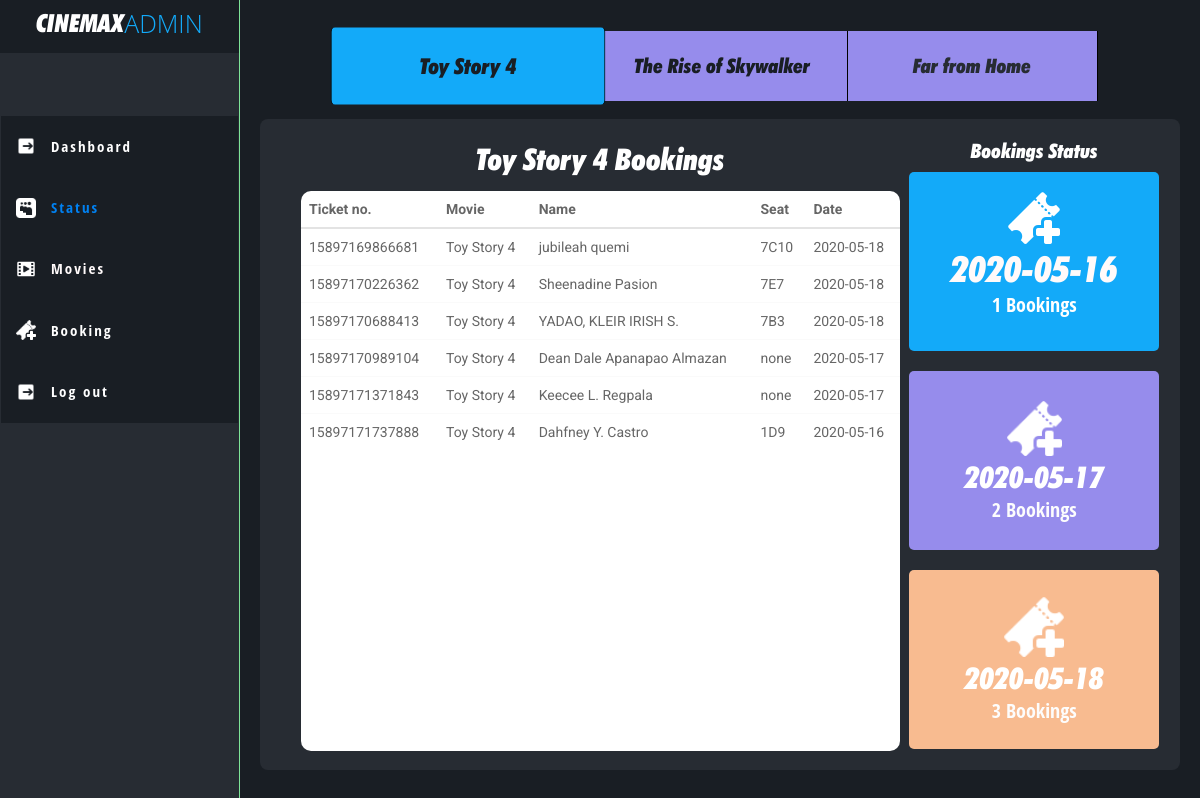
The page /admin/status.php on the database its author committed.
### tables this page shows
CREATE TABLE `movies` (
  `Movie_ID` int(11) NOT NULL,
  `Title` varchar(255) NOT NULL,
  `Genre1` varchar(255) NOT NULL,
  `Genre2` varchar(255) NOT NULL,
  `Genre3` varchar(255) NOT NULL,
  `Description` varchar(255) NOT NULL,
  `Ratings` varchar(255) NOT NULL,
  `Thumbnail` varchar(255) NOT NULL,
  `BG_image` varchar(255) NOT NULL,
  `Trailer` varchar(255) NOT NULL,
  `Date1` date NOT NULL,
  `Date2` date NOT NULL,
  `Date3` date NOT NULL
);

CREATE TABLE `bookings` (
  `id` int(11) NOT NULL,
  `title` varchar(255) NOT NULL,
  `ticket_number` varchar(255) NOT NULL,
  `name` varchar(255) NOT NULL,
  `seat` varchar(255) NOT NULL,
  `email` varchar(255) NOT NULL,
  `number` varchar(255) NOT NULL,
  `date` varchar(255) NOT NULL,
  `time` varchar(255) NOT NULL,
  `date_book` varchar(255) NOT NULL,
  `booking_status` varchar(255) NOT NULL
);

### admin/status.php (the view, shortened to what this page needs)
<?php
  $servername = "localhost";
  $username = "root";
  $password = "";
  $db_name = "cinemax";
  $conn = mysqli_connect($servername,$username,$password);
  mysqli_select_db($conn, $db_name);
?>
<!DOCTYPE html>
<html data-wf-page="5eaac59efbbd830b4ac686be" data-wf-site="5eaa311216b9f050fa20406b">
<head>
  <link href="css/normalize.css" rel="stylesheet" type="text/css">
  <link href="css/webflow.css" rel="stylesheet" type="text/css">
  <link href="css/try-6b7020-b8b88554ecad43-10045637b9369.webflow.css" rel="stylesheet" type="text/css">
    <link href="https://cdnjs.cloudflare.com/ajax/libs/twitter-bootstrap/3.4.1/css/bootstrap.min.css" rel="stylesheet" />
  <link href="assets/css/fresh-bootstrap-table.css" rel="stylesheet" />
  <link href="https://use.fontawesome.com/releases/v5.6.3/css/all.css" rel="stylesheet">
</head>
<body>
  <div class="content-wrapper">
    <div class="div-block-23">
      <div data-duration-in="300" data-duration-out="100" class="tabs w-tabs">
        <div class="tabs-menu w-tab-menu">
          <a data-w-tab="Tab 1" class="tablink w-inline-block w-tab-link w--current">
          <?php
            $movie1 = mysqli_query($conn, "SELECT Title,Date1,Date2,Date3 FROM movies WHERE Movie_ID = 1");
            $movies1 = mysqli_fetch_assoc($movie1);
          ?>
            <div class="text-block-5"><?php echo $movies1['Title']; ?></div>
          </a>
          <a data-w-tab="Tab 2" class="tablink w-inline-block w-tab-link">
          <?php
            $movie2 = mysqli_query($conn, "SELECT Title,Date1,Date2,Date3 FROM movies WHERE Movie_ID = 2");
            $movies2 = mysqli_fetch_assoc($movie2);
          ?>
            <div class="text-block-5"><?php echo $movies2['Title']; ?></div>
          </a>
          <a data-w-tab="Tab 3" class="tablink w-inline-block w-tab-link">
          <?php
            $movie3 = mysqli_query($conn, "SELECT Title,Date1,Date2,Date3 FROM movies WHERE Movie_ID = 3");
            $movies3 = mysqli_fetch_assoc($movie3);
          ?>
            <div class="text-block-7"><?php echo $movies3['Title']; ?></div>
          </a>
        </div>
        <div class="tabs-content w-tab-content">
          <div data-w-tab="Tab 1" class="tab-pane-tab-1 w-tab-pane w--tab-active">
            <div class="div-block-35">
              <div class="div-table-movie1">
                <h1 class="heading-23"><?php echo $movies1['Title']; ?> Bookings</h1>
                <div class="div-block-39">
                <div class="fresh-table toolbar-color-azure">
  <table id="fresh-table1" class="table">
    <thead>
      <th data-field="ticket">Ticket no.</th>
      <th data-field="title">Movie</th>
      <th data-field="name">Name</th>
      <th data-field="seat">Seat</th>
      <th data-field="date">Date</th>
    </thead>
    <tbody>
    <?php
      $movie1table = mysqli_query($conn, "SELECT title,ticket_number,name,seat,date FROM bookings WHERE title = ".'"'.$movies1['Title'].'"');
      while($rows=mysqli_fetch_assoc($movie1table))
      {
    ?>
      <tr>
        <td><?php echo $rows['ticket_number']; ?></td>
        <td><?php echo $rows['title']; ?></td>
        <td><?php echo $rows['name']; ?></td>
        <td><?php echo $rows['seat']; ?></td>
        <td><?php echo $rows['date']; ?></td>
      </tr>
      <?php
      }
      ?>
    </tbody>
  </table>
</div>
                </div>
              </div>
              <div class="div-block-37">
                <h1 class="heading-22">Bookings Status</h1>
                <?php
                  $movie1date1 = mysqli_query($conn, "SELECT COUNT(date) as total FROM bookings WHERE date = ".'"'.$movies1['Date1'].'"');
                  $m1d1 = mysqli_fetch_assoc($movie1date1);
                ?>
                <div class="div _1"><img src="images/new_ticket_52px_1new_ticket_52px.png" alt="">
                  <h2 class="movies"><?php echo $movies1['Date1']; ?></h2>
                  <h1 class="totalmovie"><?php echo $m1d1['total']; ?> Bookings</h1>
                </div>
                <?php
                  $movie1date2 = mysqli_query($conn, "SELECT COUNT(date) as total FROM bookings WHERE date = ".'"'.$movies1['Date2'].'"');
                  $m1d2 = mysqli_fetch_assoc($movie1date2);
                ?>
                <div class="div _2"><img src="images/new_ticket_52px_1new_ticket_52px.png" width="55" alt="">
                  <h2 class="heading-11 bookings"><?php echo $movies1['Date2']; ?></h2>
                  <h1 class="heading-13"><?php echo $m1d2['total']; ?> Bookings</h1>
                </div>
                <?php
                  $movie1date3 = mysqli_query($conn, "SELECT COUNT(date) as total FROM bookings WHERE date = ".'"'.$movies1['Date3'].'"');
                  $m1d3 = mysqli_fetch_assoc($movie1date3);
                ?>
                <div class="div _4 div-block-38"><img src="images/new_ticket_52px_1new_ticket_52px.png" width="60" alt="">
                  <h2 class="heading-11 users"><?php echo $movies1['Date3']; ?></h2>
                  <h1 class="heading-13 users"><?php echo $m1d3['total']; ?> Bookings</h1>
                </div>
              </div>
            </div>
          </div>
        </div>
      </div>
    </div>
  </div>
  <div class="div-nav">
    <div class="div-logo">
      <h1 class="heading-7">CINEMAX</h1>
      <h1 class="heading-8">ADMIN</h1>
    </div>
    <div class="nav-div">
      <div data-collapse="medium" data-animation="default" data-duration="400" class="navbar w-nav">
        <div class="container w-container">
          <nav role="navigation" class="nav-menu w-nav-menu">
            <a href="dashboard.php" class="nav-link dashboard w-nav-link" style="max-width: 1500px;">Dashboard</a>
            <a href="status.php" aria-current="page" class="nav-link status w-nav-link w--current">Status</a>
            <a href="movies.php" class="nav-link movies w-nav-link">Movies</a>
            <a href="bookings.php" class="nav-link booking w-nav-link">Booking</a>
          </nav>
          <a href="index.php" class="nav-link logout w-nav-link">Log out</a></div>
      </div>
    </div>
  </div>
</body>
</html>

### admin/css/webflow.css (style rules this page uses)
* { -webkit-box-sizing: border-box; -moz-box-sizing: border-box; box-sizing: border-box; }
html { height: 100%; }
body { margin: 0; min-height: 100%; background-color: #fff; font-family: Arial, sans-serif; font-size: 14px; line-height: 20px; color: #333; }
img { max-width: 100%; vertical-align: middle; display: inline-block; }
.w-inline-block { max-width: 100%; display: inline-block; }
h1, h2, h3, h4, h5, h6 { font-weight: bold; margin-bottom: 10px; }
h1 { font-size: 38px; line-height: 44px; margin-top: 20px; }
h2 { font-size: 32px; line-height: 36px; margin-top: 20px; }
.w-container { margin-left: auto; margin-right: auto; max-width: 940px; }
.w-container:before, .w-container:after { content: " "; display: table; grid-column-start: 1; grid-row-start: 1; grid-column-end: 2; grid-row-end: 2; }
.w-container:after { clear: both; }
.w-nav { position: relative; background: #dddddd; z-index: 1000; }
.w-nav:before, .w-nav:after { content: " "; display: table; grid-column-start: 1; grid-row-start: 1; grid-column-end: 2; grid-row-end: 2; }
.w-nav:after { clear: both; }
.w-nav-link { position: relative; width: 100%; display: inline-block; vertical-align: top; text-decoration: none; color: #222222; padding: 20px; text-align: left; margin-left: auto; margin-right: auto; }
.w-nav-link.w--current { color: #0082f3; }
.w-nav-menu { position: relative; float: right; }
.w-tabs { position: relative; }
.w-tabs:before, .w-tabs:after { content: " "; display: table; grid-column-start: 1; grid-row-start: 1; grid-column-end: 2; grid-row-end: 2; }
.w-tabs:after { clear: both; }
.w-tab-menu { position: relative; }
.w-tab-link { position: relative; display: inline-block; vertical-align: top; text-decoration: none; padding: 9px 30px; text-align: left; cursor: pointer; color: #222222; background-color: #dddddd; }
.w-tab-link.w--current { background-color: #C8C8C8; }
.w-tab-content { position: relative; display: block; overflow: hidden; }
.w-tab-pane { position: relative; display: none; }
.w--tab-active { display: block; }

### rows shown on the page
movies: Title "Toy Story 4", Date1 "2020-05-16", Date2 "2020-05-17", Date3 "2020-05-18"
movies: Title "The Rise of Skywalker"
movies: Title "Far from Home"
bookings: ticket_number "15897169866681", title "Toy Story 4", name "jubileah quemi", seat "7C10", date "2020-05-18"
bookings: ticket_number "15897170226362", title "Toy Story 4", name "Sheenadine Pasion", seat "7E7", date "2020-05-18"
bookings: ticket_number "15897170688413", title "Toy Story 4", name "YADAO, KLEIR IRISH S.", seat "7B3", date "2020-05-18"
bookings: ticket_number "15897170989104", title "Toy Story 4", name "Dean Dale Apanapao Almazan", seat "none", date "2020-05-17"
bookings: ticket_number "15897171371843", title "Toy Story 4", name "Keecee L. Regpala", seat "none", date "2020-05-17"
bookings: ticket_number "15897171737888", title "Toy Story 4", name "Dahfney Y. Castro", seat "1D9", date "2020-05-16"

### other values the page prints
$m1d1['total'] "1"
$m1d2['total'] "2"
$m1d3['total'] "3"
